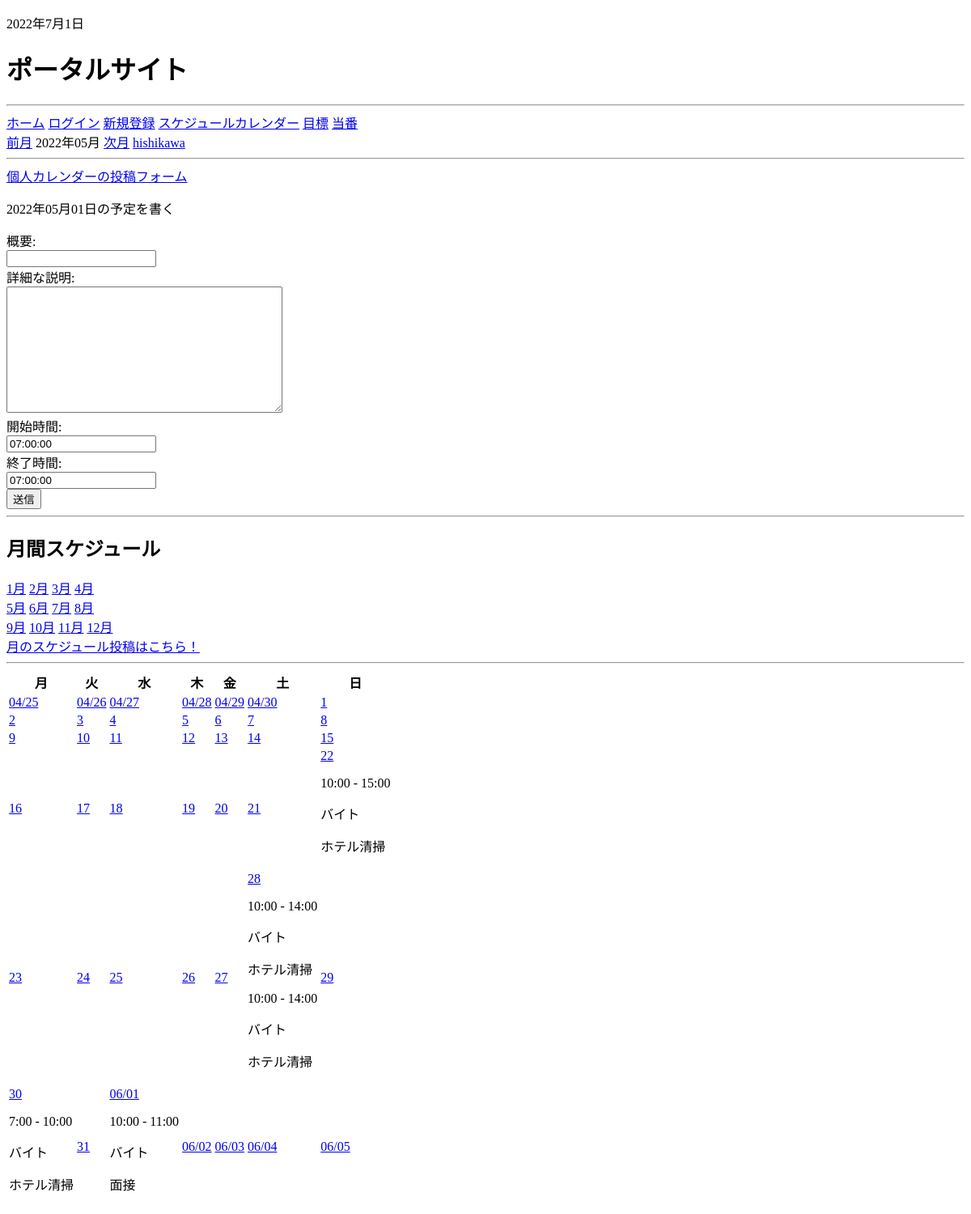
Page /month_with_schedule/2022/5/1/ on the earlier database version.
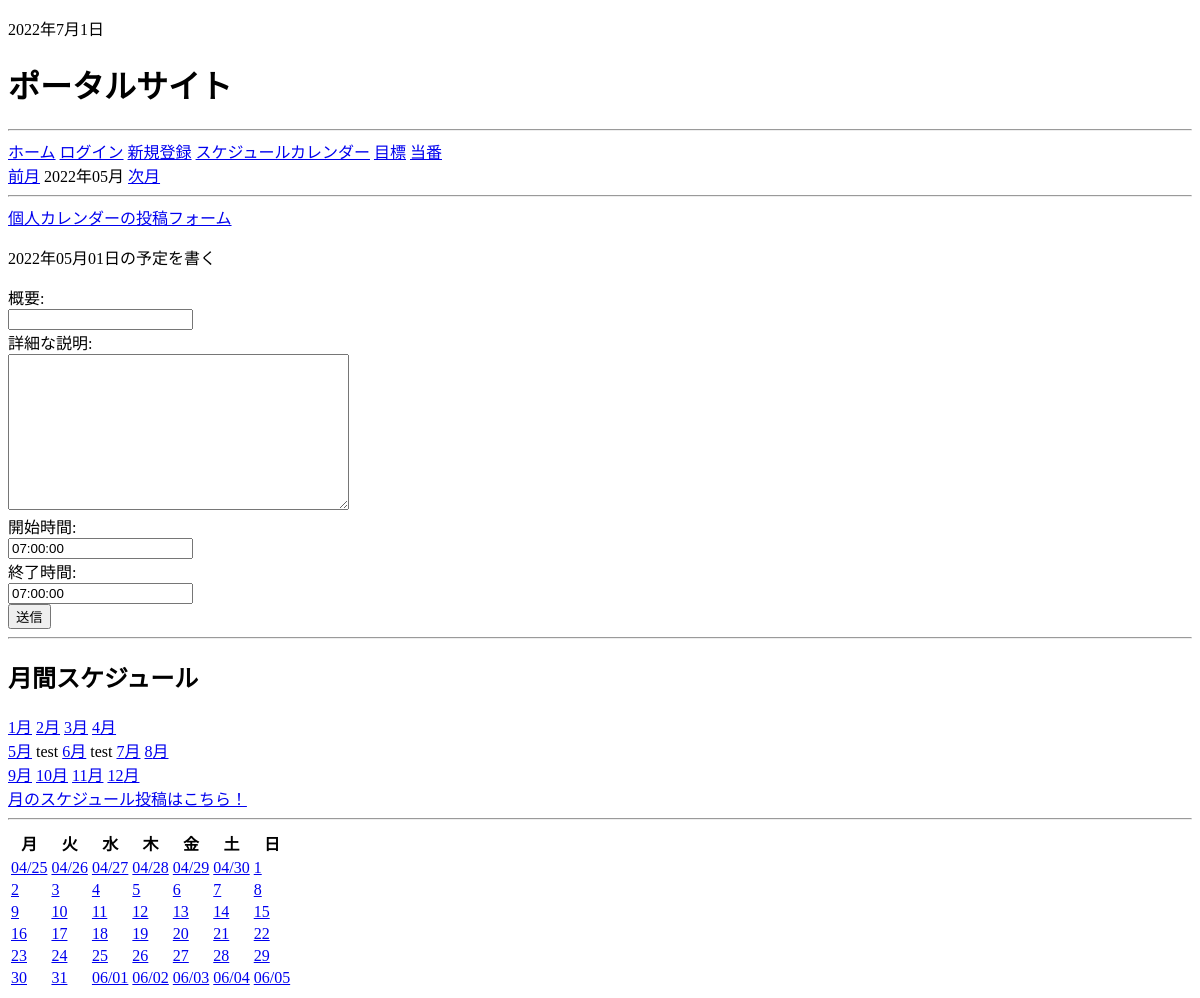
Same page on the later database version.
### app/models.py (models this page shows)
class Account(models.Model):
    user = models.OneToOneField(User, on_delete=models.CASCADE)
    last_name = models.CharField(max_length=100)
    first_name = models.CharField(max_length=100)
    account_image = models.ImageField(upload_to="profile_pics",blank=True)
    def __str__(self):
        return self.user.username

class Schedule(models.Model):
    summary = models.CharField('概要', max_length=50)
    description = models.TextField('詳細な説明', blank=True)
    start_time = models.TimeField('開始時間', default=datetime.time(7, 0, 0))
    end_time = models.TimeField('終了時間', default=datetime.time(7, 0, 0))
    date = models.DateField('日付')
    created_at = models.DateTimeField('作成日', default=timezone.now)
    def __str__(self):
        return self.summary

class MonthGoal(models.Model):
    goal = models.CharField('スケジュール', max_length=50)
    date = models.DateField()

### app/views.py (the view, shortened to what this page needs)
# urls.py: path('month_with_schedule/', MonthWithScheduleCalendar.as_view(), name='month_with_schedule'),
class MonthWithScheduleCalendar(mixins.MonthScheduleMixin, mixins.MonthWithScheduleMixin, generic.CreateView):
    template_name = 'blog/month_with_schedule.html'
    model = Schedule
    date_field = 'date'
    form_class = BS4ScheduleForm
    def get_context_data(self, **kwargs):
        context = super().get_context_data(**kwargs)
        calendar_context = self.get_month_calendar()
        context.update(calendar_context)
        account = Account.objects.all()
        context["account"] = account
        month = self.kwargs.get('month')
        year = self.kwargs.get('year')
        day = self.kwargs.get('day')
        if month and year and day:
            date = datetime.date(year=int(year), month=int(month), day=int(day))
        else:
            date = datetime.date.today()
        year_month = self.get_year_month(date)
        year_first = year_month[0]
        year_last = year_month[-1]
        context["year_month"] = year_month
        monthschedule = self.get_monthschedule(date)
        context["monthschedule"] = monthschedule
        monthschedules = self.get_monthschedules(year_first,year_last,year_month)
        context["monthschedules"] = monthschedules
        print(context)
        return context

### app/forms.py (shortened to what this page needs)
class BS4ScheduleForm(forms.ModelForm):
    class Meta:
        model = Schedule
        fields = ('summary', 'description', 'start_time', 'end_time')
        widgets = {
            'summary': forms.TextInput(attrs={
                'class': 'form-control',
            }),
            'description': forms.Textarea(attrs={
                'class': 'form-control',
            }),
            'start_time': forms.TextInput(attrs={
                'class': 'form-control',
            }),
            'end_time': forms.TextInput(attrs={
                'class': 'form-control',
            }),
        }

### app/context_processors.py (called while the page is built)
def some_processor(request: HttpRequest):
    year_month = []
    date = datetime.date.today()
    date = date.replace(year=date.year, month=date.month, day=1)
    year_month.append(date)
    context = {}
    now = datetime.datetime.now()
    context["now"] = now
    context["year_month_day"] = year_month
    goal_all = Goal.objects.all()
    for i in range(0, len(goal_all)):
        goal_first = goal_all[i]
        context["goal_first"] = goal_first
        if 1 != goal_first:
            break
    return context

### app/templates/blog/month_with_schedule.html (shortened to what this page needs)
{% extends 'blog/base.html' %}
{% block content %}
<a href="{% url 'month_with_schedule' month_previous.year month_previous.month month_previous.day %}">前月</a>
    {{ month_current | date:"Y年m月" }}
    <a href="{% url 'month_with_schedule' month_next.year month_next.month month_next.day %}">次月</a>
    {% for name in account %}
    <a href="{% url 'individual_schedule' name.pk %}">{{name}}</a>
    {% endfor %}
    <hr>
    {% for month in year_month_day %}
    <a href="{% url 'individual_calendar' month.year month.month month.day %}">個人カレンダーの投稿フォーム</a>
    {% endfor %}
        <table class="table">
            <thead>
            <tr>
                {% for w in week_names %}
                    <th>{{ w }}</th>
                {% endfor %}
            </tr>
            </thead>
            <tbody>
            {% for week_day_schedles in month_day_schedules %}
                <tr>
                    {% for day, schedules in week_day_schedles.items %}
                        {% if now == day %}
                            <td class="table-success">
                                {% else %}
                            <td>
                        {% endif %}
                    <div>
                        {% if month_current.month != day.month %}
                            <a href="{% url 'month_with_schedule' day.year day.month day.day %}">{{ day | date:"m/d" }}</a>
                        {% else %}
                            <a href="{% url 'month_with_schedule' day.year day.month day.day %}">{{day.day}}</a>
                        {% endif %}
                        {% for schedule in schedules %}
                            <p>{{ schedule.start_time }} - {{ schedule.end_time }}</p>
                            <p>{{ schedule.summary }}</p>
                            <p>{{ schedule.description | linebreaks }}</p>
                        {% endfor %}
                    </div>
                    </td>
                    {% endfor %}
                </tr>
            {% endfor %}
                <div>
                    <p>{{ day_current | date:"Y年m月d日" }}の予定を書く</p>
                    <form action="" method="POST">
                        {% for field in form %}
                            <div class="form-group row">
                                <label for="{{ field.id_for_label }}"
                                    class="col-sm-4 col-form-label">{{ field.label_tag }}</label>
                                <div class="col-sm-8">
                                    {{ field }}
                                </div>
                            </div>
                        {% endfor %}
                        <button type="submit" class="btn btn-primary">送信</button>
                    </form>
                </div>
                <hr>
                <div>
                    <h1>月間スケジュール</h1>
                        {% for fourschedules in monthschedules %}
                        <div>
                            {% for month, schedules in fourschedules.items %}
                                <a href="{% url 'month_with_schedule' month.year month.month month.day %}">{{month.month}}月</a>
                                {% for schedule in schedules %}
                                    {{schedule.goal}}
                                {% endfor %}
                            {% endfor %}
                        </div>
                        {% endfor %}
                        <div>
                        {% for month in year_month_day %}
                        <a href="{% url 'month_schedule' month.year month.month month.day %}">月のスケジュール投稿はこちら！</a>
                        {% endfor %}
                        </div>
                        <hr>
                </div>
            </tbody>
        </table>
{% endblock %}

Differences in the rows shown:
removed Account: user.username "hishikawa"
removed Schedule: day "22", start_time "10:00", end_time "15:00", summary "バイト", description "ホテル清掃"
removed Schedule: day "28", start_time "10:00", end_time "14:00", summary "バイト", description "ホテル清掃"
removed Schedule: start_time "10:00", end_time "14:00", summary "バイト", description "ホテル清掃", shown under "28"
removed Schedule: day "30", start_time "7:00", end_time "10:00", summary "バイト", description "ホテル清掃"
removed Schedule: day "06/01", start_time "10:00", end_time "11:00", summary "バイト", description "面接"
added MonthGoal: month "5", goal "test"
added MonthGoal: month "6", goal "test"
Other differences:
new list line: "22"
new list line: "28"
new list line: "30 06/01"
list line gone: "5 月 6 月"
